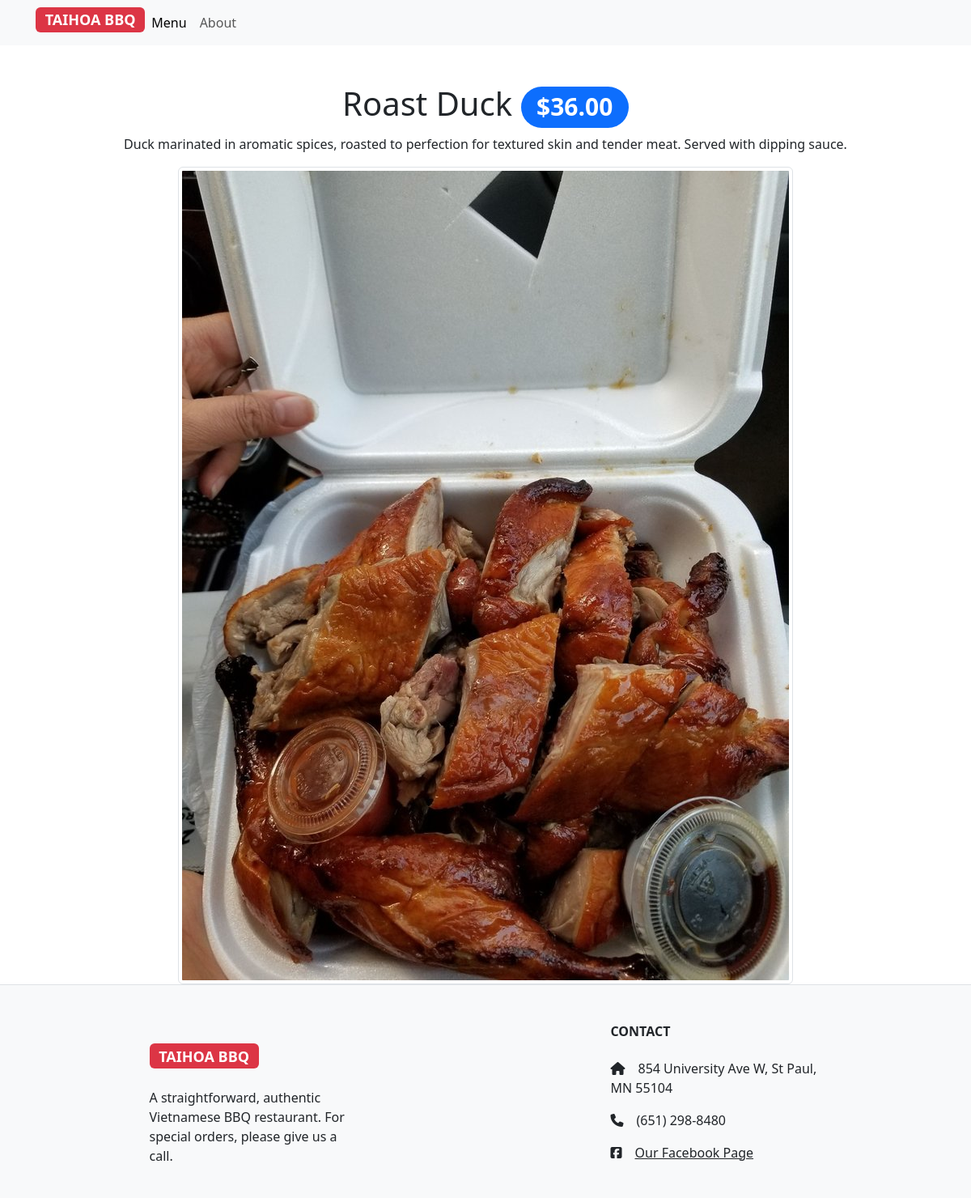
The page /item/7/ on the database its author committed.
### restaurant_menu/models.py (models this page shows, shortened)
class Item(models.Model):
    meal = models.CharField(max_length=1000, unique=True)
    description = models.CharField(max_length=2000)
    price = models.DecimalField(max_digits=10, decimal_places=2)
    meal_type = models.CharField(max_length=200, choices=MEAL_TYPE)
    author = models.ForeignKey(User, on_delete=models.PROTECT)
    status = models.IntegerField(choices=STATUS, default=0)
    date_created = models.DateTimeField(auto_now_add=True)
    date_updated = models.DateTimeField(auto_now=True)
    meal_photo = models.ImageField(upload_to='images/', default="empty")
    per_pound = models.IntegerField(choices=PER_POUND, default=0)

### restaurant_menu/views.py (the view)
# urls.py: path('item/<int:pk>/', views.MenuItemDetail.as_view(), name="menu_item"),
class MenuItemDetail(generic.DetailView):
    model = Item
    template_name = "menu_item_detail.html"

### restaurant_menu/templates/menu_item_detail.html
{% extends 'base.html' %}
{% block content %}
    <div class="container">
        <div class="text-center">
        <h1 class="pt-5">{{ item.meal }}
            {% if item.per_pound == 0 %}
                <span class="badge bg-primary rounded-pill">${{ item.price }}</span>
            {% else %}
                <span class="badge bg-primary rounded-pill">${{ item.price }}/lbs</span>
            {% endif %}
        </h1>
            <p class="">{{ item.description }}</p>
            <img src="{{ item.meal_photo.url }}" class="img-thumbnail" alt="{{ item.meal }}">
        </div>
    </div>
{% endblock content %}

### rows shown on the page
Item: meal "Roast Duck", price "36.00", description "Duck marinated in aromatic spices, roasted to perfection for textured skin and tender meat. Served with dipping sauce.", meal_photo (picture)
